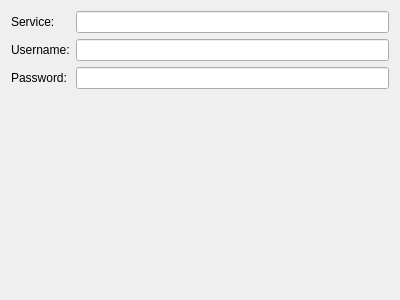
<?xml version="1.0" encoding="UTF-8"?>
<ui version="4.0">
 <class>PppoeWidget</class>
 <widget class="QWidget" name="PppoeWidget">
  <property name="geometry">
   <rect>
    <x>0</x>
    <y>0</y>
    <width>400</width>
    <height>300</height>
   </rect>
  </property>
  <layout class="QFormLayout" name="formLayout">
   <property name="verticalSpacing">
    <number>6</number>
   </property>
   <item row="0" column="0">
    <widget class="QLabel" name="label">
     <property name="text">
      <string>Service:</string>
     </property>
     <property name="buddy">
      <cstring>service</cstring>
     </property>
    </widget>
   </item>
   <item row="0" column="1">
    <widget class="KLineEdit" name="service">
     <property name="toolTip">
      <string>If specified, instruct PPPoE to only initiate sessions with access concentrators that provide the specified service. For most providers, this should be left blank. It is only required if there are multiple access concentrators or a specific service is known to be required.</string>
     </property>
    </widget>
   </item>
   <item row="1" column="0">
    <widget class="QLabel" name="label_2">
     <property name="text">
      <string>Username:</string>
     </property>
     <property name="buddy">
      <cstring>username</cstring>
     </property>
    </widget>
   </item>
   <item row="1" column="1">
    <widget class="KLineEdit" name="username"/>
   </item>
   <item row="2" column="0">
    <widget class="QLabel" name="label_3">
     <property name="text">
      <string>Password:</string>
     </property>
     <property name="buddy">
      <cstring>password</cstring>
     </property>
    </widget>
   </item>
   <item row="2" column="1">
    <widget class="PasswordField" name="password">
     <property name="passwordModeEnabled">
      <bool>true</bool>
     </property>
    </widget>
   </item>
  </layout>
 </widget>
 <customwidgets>
  <customwidget>
   <class>KLineEdit</class>
   <extends>QLineEdit</extends>
   <header>klineedit.h</header>
  </customwidget>
  <customwidget>
   <class>PasswordField</class>
   <extends>QLineEdit</extends>
   <header>passwordfield.h</header>
  </customwidget>
 </customwidgets>
 <resources/>
 <connections/>
</ui>
